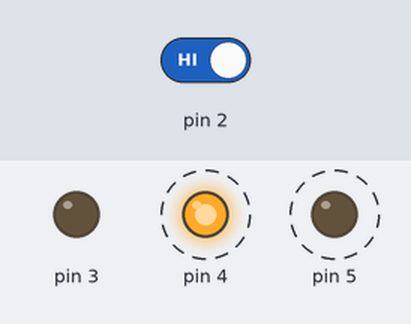
Recording of a sketch running on a simulated Arduino Uno, built with avr-gcc and run on an emulated ATmega328P. Shown: output pins drawn as LEDs (lit = HIGH). Dashed ring = blinking. The inputs (shaded band) are chosen by the test bench; at power-on: pin 2 HIGH.

Above: at 1.8 s.
1.9 s: pin 2 driven LOW
At 2.8 s:
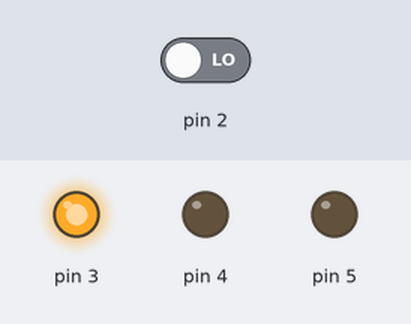
At 3.7 s:
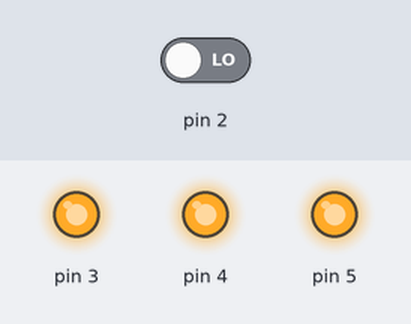
4.9 s: pin 2 driven HIGH
At 5.12 s:
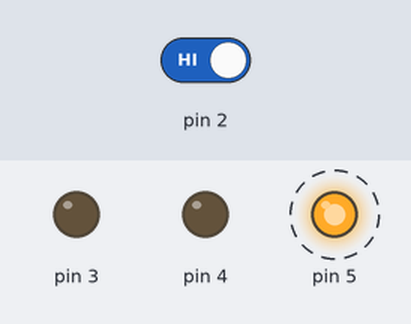
Timing chart, 0 to 13.9 s (numbered marks = the images above; inputs shaded):
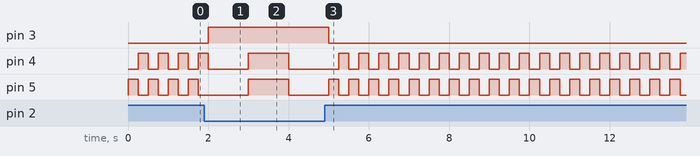

The sketch:

p02_SpaceshipInterface_Blink.ino
```cpp
/*
  Arduino Starter Kit example
 Project 2  - Spaceship Interface

 This sketch is written to accompany Project 2 in the
 Arduino Starter Kit

 Parts required:
 1 green LED
 2 red LEDs
 pushbutton
 10 kilohm resistor
 3 220 ohm resistors

 Created 13 September 2012
 by Scott Fitzgerald

 Modifed 21 April 2015
 by TC

 http://arduino.cc/starterKit

 This example code is part of the public domain
*/

// Create a global variable to hold the
// state of the switch. This variable is persistent
// throughout the program. Whenever you refer to
// switchState, you’re talking about the number it holds
int switchstate = 0;

// Create a global variable to control wether the op
// LEDs are in a blink state of 'on' or 'off'.
boolean blink_off = true;

// The delay for blink time in ms.
// For values around 1000ms you need to hold the switch for it work.
// For values around 100ms it works as before.
// What does the user expect?
static int BLINK_TIME = 1000;


void setup() {
  // declare the LED pins as outputs
  pinMode(3, OUTPUT);
  pinMode(4, OUTPUT);
  pinMode(5, OUTPUT);

  // declare the switch pin as an input
  pinMode(2, INPUT);
}

void loop() {

  // read the value of the switch
  // digitalRead() checks to see if there is voltage
  // on the pin or not
  switchstate = digitalRead(2);

  // if the button is not pressed
  // turn on the green LED and off the red LEDs
  if (switchstate == LOW) {
    digitalWrite(3, HIGH); // turn the green LED on pin 3 on
    if (blink_off) {
      digitalWrite(4, LOW);  // turn the red LED on pin 4 off
      digitalWrite(5, LOW);  // turn the red LED on pin 5 off
      // NB: This will probably stop the switch working for large delays unless it is held down.
      // How to multithread or get a timing from this thing?
      delay(BLINK_TIME);
      blink_off = false;
    }
    else {
      digitalWrite(4, HIGH);  // turn the red LED on pin 4 off
      digitalWrite(5, HIGH);  // turn the red LED on pin 5 off
      // NB: This will probably stop the switch working for large delays unless it is held down.
      // How to multithread or get a timing from this thing?
      delay(BLINK_TIME);
      blink_off = true;
    }
  }
  // this else is part of the above if() statement.
  // if the switch is not LOW (the button is pressed)
  // turn off the green LED and blink alternatively the red LEDs
  else {
    digitalWrite(3, LOW);  // turn the green LED on pin 3 off
    digitalWrite(4, LOW);  // turn the red LED on pin 4 off
    digitalWrite(5, HIGH); // turn the red LED on pin 5 on
    // wait for a quarter second before changing the light
    delay(250);
    digitalWrite(4, HIGH); // turn the red LED on pin 4 on
    digitalWrite(5, LOW);  // turn the red LED on pin 5 off
    // wait for a quarter second before changing the light
    delay(250);
  }
}
```

Measured:
- after the input at 1.9 s, pin 3: LOW → HIGH after 0.10 s
- after the input at 4.9 s, pin 3: HIGH → LOW after 0.10 s; pin 4, pin 5: alternates HIGH for 0.25 s and LOW for 0.25 s, starting after 0.35 s
